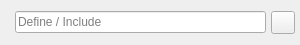
<?xml version="1.0" encoding="UTF-8"?>
<ui version="4.0">
 <class>glitch_object_syntax_arduino</class>
 <widget class="QWidget" name="glitch_object_syntax_arduino">
  <property name="geometry">
   <rect>
    <x>0</x>
    <y>0</y>
    <width>300</width>
    <height>45</height>
   </rect>
  </property>
  <layout class="QHBoxLayout" name="horizontalLayout">
   <property name="spacing">
    <number>5</number>
   </property>
   <property name="leftMargin">
    <number>15</number>
   </property>
   <property name="topMargin">
    <number>0</number>
   </property>
   <property name="rightMargin">
    <number>5</number>
   </property>
   <property name="bottomMargin">
    <number>0</number>
   </property>
   <item>
    <widget class="QLineEdit" name="define_include">
     <property name="toolTip">
      <string>&lt;html&gt;&lt;head/&gt;&lt;body&gt;&lt;p&gt;Set the define / include and press the Enter key to confirm.&lt;/p&gt;&lt;/body&gt;&lt;/html&gt;</string>
     </property>
     <property name="text">
      <string notr="true"/>
     </property>
     <property name="placeholderText">
      <string>Define / Include</string>
     </property>
     <property name="clearButtonEnabled">
      <bool>true</bool>
     </property>
    </widget>
   </item>
   <item>
    <widget class="QToolButton" name="context_menu">
     <property name="text">
      <string/>
     </property>
     <property name="icon">
      <iconset resource="../../Icons/icons.qrc">
       <normaloff>:/context-menu.png</normaloff>:/context-menu.png</iconset>
     </property>
    </widget>
   </item>
  </layout>
 </widget>
 <tabstops>
  <tabstop>define_include</tabstop>
  <tabstop>context_menu</tabstop>
 </tabstops>
 <resources>
  <include location="../../Icons/icons.qrc"/>
 </resources>
 <connections/>
</ui>
